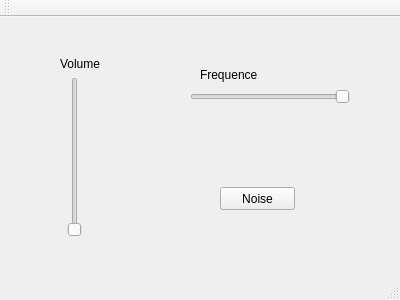
<?xml version="1.0" encoding="UTF-8"?>
<ui version="4.0">
 <class>MainWindow</class>
 <widget class="QMainWindow" name="MainWindow">
  <property name="geometry">
   <rect>
    <x>0</x>
    <y>0</y>
    <width>400</width>
    <height>300</height>
   </rect>
  </property>
  <property name="windowTitle">
   <string>MainWindow</string>
  </property>
  <widget class="QWidget" name="centralWidget">
   <widget class="QSlider" name="volumeSlider">
    <property name="geometry">
     <rect>
      <x>50</x>
      <y>60</y>
      <width>50</width>
      <height>160</height>
     </rect>
    </property>
    <property name="sizePolicy">
     <sizepolicy hsizetype="Fixed" vsizetype="Expanding">
      <horstretch>0</horstretch>
      <verstretch>0</verstretch>
     </sizepolicy>
    </property>
    <property name="minimumSize">
     <size>
      <width>50</width>
      <height>0</height>
     </size>
    </property>
    <property name="maximum">
     <number>100</number>
    </property>
    <property name="sliderPosition">
     <number>0</number>
    </property>
    <property name="orientation">
     <enum>Qt::Vertical</enum>
    </property>
   </widget>
   <widget class="QLabel" name="label">
    <property name="geometry">
     <rect>
      <x>60</x>
      <y>40</y>
      <width>47</width>
      <height>13</height>
     </rect>
    </property>
    <property name="text">
     <string>Volume</string>
    </property>
   </widget>
   <widget class="QSlider" name="horizontalSlider">
    <property name="geometry">
     <rect>
      <x>190</x>
      <y>70</y>
      <width>160</width>
      <height>19</height>
     </rect>
    </property>
    <property name="minimum">
     <number>0</number>
    </property>
    <property name="maximum">
     <number>500</number>
    </property>
    <property name="orientation">
     <enum>Qt::Horizontal</enum>
    </property>
    <property name="invertedAppearance">
     <bool>true</bool>
    </property>
    <property name="invertedControls">
     <bool>false</bool>
    </property>
   </widget>
   <widget class="QLabel" name="label_2">
    <property name="geometry">
     <rect>
      <x>200</x>
      <y>50</y>
      <width>61</width>
      <height>16</height>
     </rect>
    </property>
    <property name="text">
     <string>Frequence</string>
    </property>
   </widget>
   <widget class="QPushButton" name="noise">
    <property name="geometry">
     <rect>
      <x>220</x>
      <y>170</y>
      <width>75</width>
      <height>23</height>
     </rect>
    </property>
    <property name="text">
     <string>Noise</string>
    </property>
   </widget>
  </widget>
  <widget class="QMenuBar" name="menuBar">
   <property name="geometry">
    <rect>
     <x>0</x>
     <y>0</y>
     <width>400</width>
     <height>21</height>
    </rect>
   </property>
  </widget>
  <widget class="QToolBar" name="mainToolBar">
   <attribute name="toolBarArea">
    <enum>TopToolBarArea</enum>
   </attribute>
   <attribute name="toolBarBreak">
    <bool>false</bool>
   </attribute>
  </widget>
  <widget class="QStatusBar" name="statusBar"/>
 </widget>
 <layoutdefault spacing="6" margin="11"/>
 <resources/>
 <connections/>
</ui>
